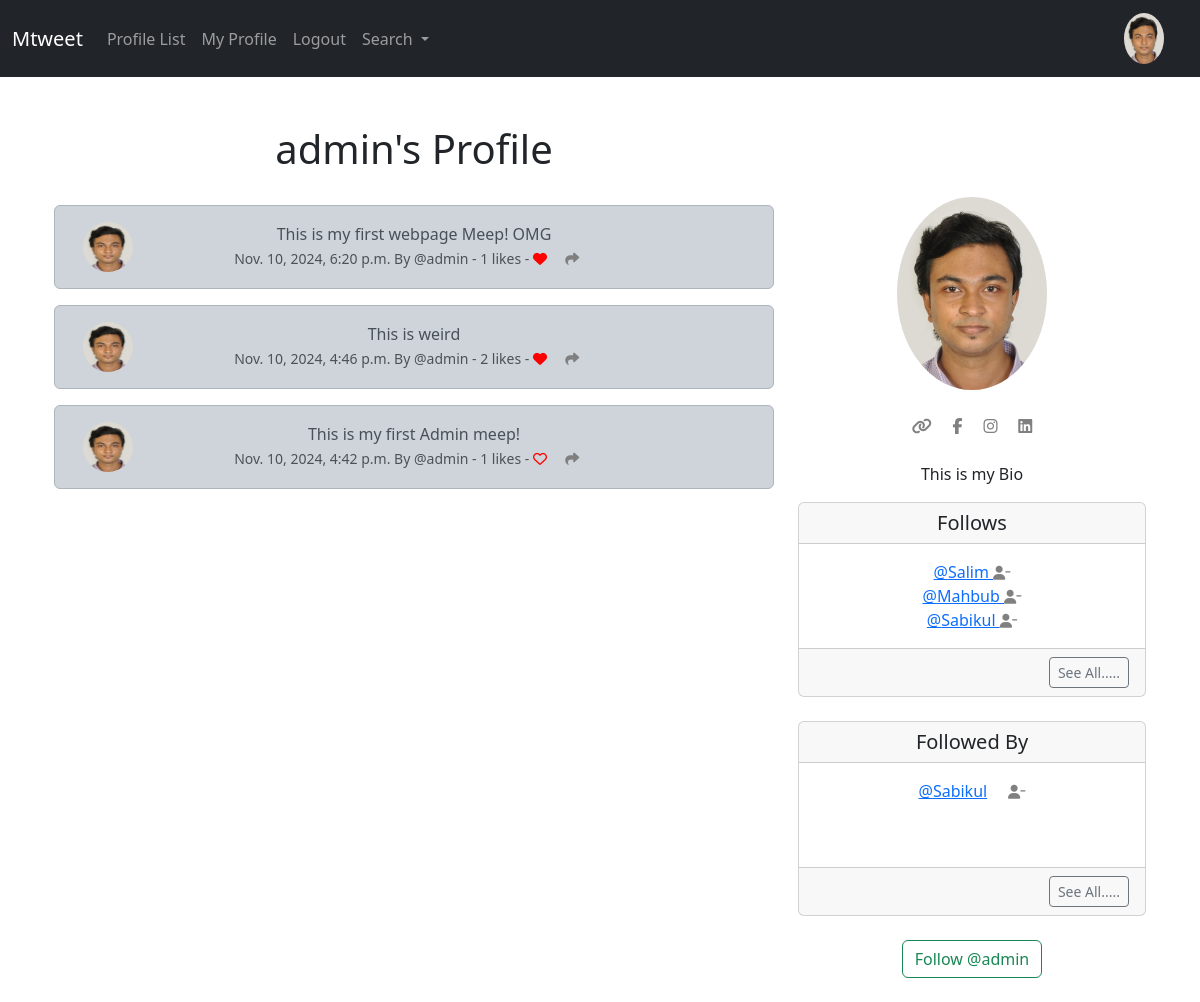
The page /profile/1 (signed in) on the database its author committed.
### Mtweet/models.py (models this page shows, shortened)
class Profile(models.Model):
    user = models.OneToOneField(User, on_delete=models.CASCADE)
    follows = models.ManyToManyField("self",related_name="followed_by",symmetrical=False,blank = True)
    date_modified = models.DateTimeField(User, auto_now=True)
    profile_image= models.ImageField(null=True, blank=True, upload_to="images/")
    profile_bio = models.CharField(null=True, blank=True,max_length=500)
    homepage_link = models.CharField(null=True, blank=True,max_length=100)
    facebook_link= models.CharField(null=True, blank=True,max_length=100)
    instagram_link= models.CharField(null=True, blank=True,max_length=100)
    linkedin_link= models.CharField(null=True, blank=True,max_length=100)
    def __str__(self):
        return self.user.username

class Meep(models.Model):
    user = models.ForeignKey(
        User, related_name="meeps",
        on_delete=models.DO_NOTHING
        )
    body = models.CharField(max_length=200)
    created_at = models.DateTimeField(auto_now_add=True)
    likes= models.ManyToManyField(User, related_name="meep_like", blank=True)
    def number_of_likes(self):
         return self.likes.count()

### Mtweet/views.py (the view, shortened to what this page needs)
# urls.py: path('profile/<int:pk>', views.profile, name='profile'),
def profile (request, pk):
    if request.user.is_authenticated:
        profile = Profile.objects.get(user_id=pk)
        meeps= Meep.objects.filter(user_id=pk).order_by("-created_at")
        return render(request, "profile.html", {"profile": profile, "meeps": meeps})
    else:
        messages.success(request, ('You must be logged in  To View This Page... '))
        return redirect ('home')

### Mtweet/templates/profile.html (shortened to what this page needs)
{% extends 'base.html' %}
{% block content %}
{% load static %}
{% if profile %}
    <div class="container text-center">
        <div class="row">
            <div class="col-8">
                <h1>{{ profile.user.username }}'s Profile</h1>
                <br>
                {% if meeps %}
                    {% for meep in meeps %}
                        <div class="alert alert-dark" role="alert">
    <div class="container">
        <div class="row">
            <div class="col-1">
                {%  if profile.profile_image %}
                    <img src="{{ profile.profile_image.url }}"  width=50 height="50"
                    class="rounded-circle" alt="{{ profile.user.username }}">
                {% else %}
                    <img src="{% static 'images/Masud_photo.jpg' %}"  width=50 height="50"
                    class="rounded-circle" alt="{{ profile.user.username }}">
                {% endif %}
            </div>
            <div class="col-10">
                            {{ meep.body }} <br>
                            <small class="text-muted">
                                {{ meep.created_at }} By @{{ meep.user.username }}
                                - {{ meep.number_of_likes }} likes -
                                {% if user in meep.likes.all %}
                                <a href="{% url 'meep_like' meep.id %}">
                                    <i class="fa-solid fa-heart" style="color:red"></i></a>
                                {% else %}
                                <a href="{% url 'meep_like' meep.id %}">
                                    <i class="fa fa-heart-o" style="color:red"></i></a>
                                 {% endif %}
                                 <a href="{% url 'meep_show' meep.id %}">
                                    <i class="fa-solid fa-share" style="color:gray"></i></a>
                            </small>
                        </div>
                        <br>
            </div>
        </div>
    </div>                {% endfor %}
                {% else %}
                    <p>No meeps to display.</p>
                {% endif %}
            </div>
            <div class="col-4">
                <br><br><br>
                {% if profile.profile_image %}
              <img src="{{profile.profile_image.url}}"
              style="width: 150px; height: auto"
              class="rounded-circle">
              <br>
              <br>
                {% endif %}
                {% if profile.homepage_link %}
                     <a href="{{ profile.homepage_link }}" target="new">
                        <i class="fa-solid fa-link" style="color:gray"></i></a>
                {% endif %}
                {% if profile.facebook_link %}
                   <a href="{{ profile.facebook_link }}" target="new">
                    <i class="fa-brands fa-facebook-f" style="color:gray"></i></a>
                {% endif %}
                {% if profile.instagram_link %}
                     <a href="{{ profile.instagram_link }}" target="new">
                        <i class="fa-brands fa-instagram" style="color:gray"></i></a>
                {% endif %}
                {% if profile.linkedin_link %}
                      <a href="{{ profile.linkedin_link }}" target="new">
                        <i class="fa-brands fa-linkedin" style="color:gray"></i></a>
                {% endif %}
                <br>
                <br>
                {% if profile.profile_bio %}
                <p class="justified-text">
                    {{ profile.profile_bio }}
                   </p>
                {% endif %}
                <div class="card">
                    <h5 class="card-header">Follows</h5>
                    <div class="card-body">
                        <p class="card-text">
                            {% for following in profile.follows.all|slice:3 %}
                                <a href="{% url 'profile' following.user.id %}">
                                    @{{ following }}
                                </a>
                                <a href="{% url 'unfollow' following.user.id %}">
                                    <i class="fa fa-user-minus small" style="color:gray"></i>
                                </a>
                                <br>
                            {% endfor %}
                        </p>
                    </div>
                    <div class="card-footer text-end">
                        <a href="{% url 'follows'  profile.user.id  %}"
                        class="btn btn-sm btn-outline-secondary">See All.....</a>
                      </div>
                </div>
                <br>
                <div class="card">
                    <h5 class="card-header">Followed By</h5>
                    <div class="card-body">
                        <p class="card-text">
                            {% for following in profile.followed_by.all|slice:3 %}
                                <a href="{% url 'profile' following.user.id %}">@{{ following }}</a>
                               {% if following in profile.follows.all %}
                               <a href="{% url 'unfollow' following.user.id %}">
                                <i class="fa fa-user-minus small" style="color:gray"></i>
                            </a>
                               {% else  %}
                               <a href="{% url 'follow' following.user.id %}">
                                <i class="fa fa-user-plus small" style="color:gray"></i>
                            </a>
                               {% endif %}
                                <br>
                            {% endfor %}
                            <br>
                            <br>
                        </p>
                    </div>
                    <div class="card-footer text-end">
                        <a href="{% url 'followers'  profile.user.id  %}"
                        class="btn btn-sm btn-outline-secondary">See All.....</a>
                      </div>
                </div>
                <br>
                <form method="POST">
                    {% if profile in user.profile.follows.all %}
                        <button class="btn btn-outline-danger" name="follow"
                            value="unfollow" type="submit">
                            Unfollow @{{ profile.user.username | lower }}
                        </button>
                    {% else %}
                        <button class="btn btn-outline-success" name="follow"
                            value="follow" type="submit">
                            Follow @{{ profile.user.username | lower }}
                        </button>
                    {% endif %}
                </form>
                <br>
            </div>
        </div>
    </div>
{% else %}
    <p>Profile not found.</p>
{% endif %}
{% endblock %}

### rows shown on the page
Profile: user.username "admin", profile_image (picture), profile_bio "This is my Bio"
Meep: profile_image (picture), body "This is my first webpage Meep! OMG", created_at "Nov. 10, 2024, 6:20 p.m.", user.username "admin", number_of_likes "1"
Meep: profile_image (picture), body "This is weird", created_at "Nov. 10, 2024, 4:46 p.m.", user.username "admin", number_of_likes "2"
Meep: profile_image (picture), body "This is my first Admin meep!", created_at "Nov. 10, 2024, 4:42 p.m.", user.username "admin", number_of_likes "1"
Profile: user.username "Salim"
Profile: user.username "Mahbub"
Profile: user.username "Sabikul"
